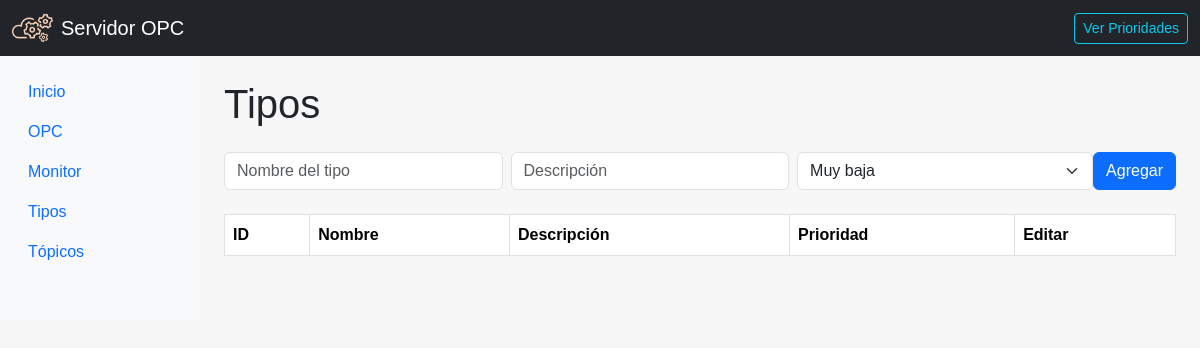
The page /tipos on the database as committed earlier.
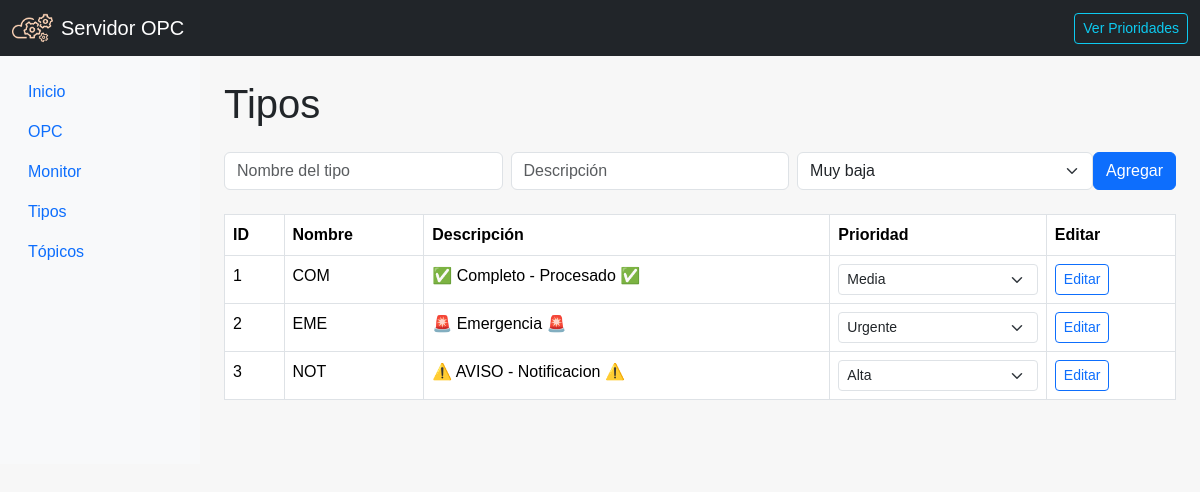
The same page on the database as committed later.
### app/database/models.py (models this page shows)
class Tipo(db.Model):
    __tablename__ = 'tipos'
    id = db.Column(db.Integer, primary_key=True)
    tipo = db.Column(db.String(3), unique=True, nullable=False)
    prioridad_id = db.Column(db.Integer, db.ForeignKey('prioridades.id'), nullable=False)
    descripcion = db.Column(db.Text)
    prioridad = db.relationship('Prioridad')

class Prioridad(db.Model):
    __tablename__ = 'prioridades'
    id = db.Column(db.Integer, primary_key=True)
    nombre = db.Column(db.String(20), nullable=False)
    descripcion = db.Column(db.Text)
    icono = db.Column(db.String(50), nullable=True)  # nombre de ícono (opcional)

### app/routes/type.py (the view)
@type_route.route('/tipos')
def ver_tipos():
    tipos = Tipo.query.all()
    prioridades = Prioridad.query.all()
    return render_template('tipos.html', tipos=tipos, prioridades=prioridades)

### app/templates/tipos.html (shortened to what this page needs)
{% extends 'base.html' %}
{% block content %}
<h1 class="mb-4">Tipos</h1>
<form action="/tipos/add" method="POST" class="d-flex mb-4">
    <input type="text" name="nombre" placeholder="Nombre del tipo" class="form-control me-2" required>
    <input type="text" name="descripcion" placeholder="Descripción" class="form-control me-2">
    <select name="prioridad_id" class="form-select" required>
    {% for p in prioridades %}
      <option value="{{ p.id }}">{{ p.nombre }}</option>
    {% endfor %}
  </select>
    <button type="submit" class="btn btn-primary">Agregar</button>
</form>
<table class="table table-bordered">
  <thead>
    <tr>
      <th>ID</th>
      <th>Nombre</th>
      <th>Descripción</th>
      <th>Prioridad</th>
      <th>Editar</th>
    </tr>
  </thead>
  <tbody>
    {% for tipo in tipos %}
    <tr>
      <td>{{ tipo.id }}</td>
      <td>{{ tipo.tipo }}</td>
      <td>{{ tipo.descripcion }}</td>
      <td>
        <form action="/tipos/update_prioridad/{{ tipo.id }}" method="POST">
          <select name="prioridad_id" class="form-select form-select-sm" onchange="this.form.submit()">
            {% for p in prioridades %}
              <option value="{{ p.id }}" {% if tipo.prioridad_id == p.id %}selected{% endif %}>{{ p.nombre }}</option>
            {% endfor %}
          </select>
        </form>
      </td>
      <td>
        <button class="btn btn-sm btn-outline-primary" data-bs-toggle="modal" data-bs-target="#modalTipo{{ tipo.id }}">
          Editar
        </button>
      </td>
    </tr>
    {% endfor %}
  </tbody>
</table>
{% endblock %}

### app/templates/base.html (shortened to what this page needs)
<!DOCTYPE html>
<html lang="es">
<head>
    <link href="https://cdn.jsdelivr.net/npm/bootstrap@5.3.2/dist/css/bootstrap.min.css" rel="stylesheet">
    <link rel="stylesheet" href="https://cdn.jsdelivr.net/npm/bootstrap-icons@1.10.5/font/bootstrap-icons.css">
    <link rel="stylesheet" href="{{ url_for('static', filename='style.css') }}">
</head>
<body>
    <nav class="navbar navbar-expand-lg navbar-dark bg-dark">
        <div class="container-fluid">
            <a class="navbar-brand d-flex align-items-center" href="/">
              <img src="{{ url_for('static', filename='img/logo.png') }}" alt="Logo" height="30" class="me-2" style="filter: invert(1);">
                Servidor OPC
            </a>
            <div class="d-flex">
                <button class="btn btn-outline-info btn-sm" data-bs-toggle="modal" data-bs-target="#modalPrioridades">
                    Ver Prioridades
                </button>
            </div>
        </div>
    </nav>
    <div class="container-fluid">
        <div class="row">
            <nav class="col-md-2 d-none d-md-block bg-light sidebar pt-3">
                <ul class="nav flex-column">
                    <li class="nav-item"><a class="nav-link" href="/">Inicio</a></li>
                    <li class="nav-item"><a class="nav-link" href="/opc">OPC</a></li>
                    <li class="nav-item"><a class="nav-link" href="/opc/monitor">Monitor</a></li>
                    <li class="nav-item"><a class="nav-link" href="/tipos">Tipos</a></li>
                    <li class="nav-item"><a class="nav-link" href="/topicos">Tópicos</a></li>
                </ul>
            </nav>
            <main class="col-md-10 ms-sm-auto px-md-4 py-4 mb-4">
              {% block content %}{% endblock %}
            </main>
        </div>
    </div>
</body>
</html>

### app/static/style.css (style rules this page uses)
body { background-color: #f7f7f7; margin: 0; font-family: Arial, sans-serif; }

Rows that differ between the two databases and show on the page:
added Tipo: id "1", tipo "COM", descripcion "✅ Completo - Procesado ✅", prioridad_id "Media"
added Tipo: id "2", tipo "EME", descripcion "🚨 Emergencia 🚨", prioridad_id "Urgente"
added Tipo: id "3", tipo "NOT", descripcion "⚠️ AVISO - Notificacion ⚠️", prioridad_id "Alta"
